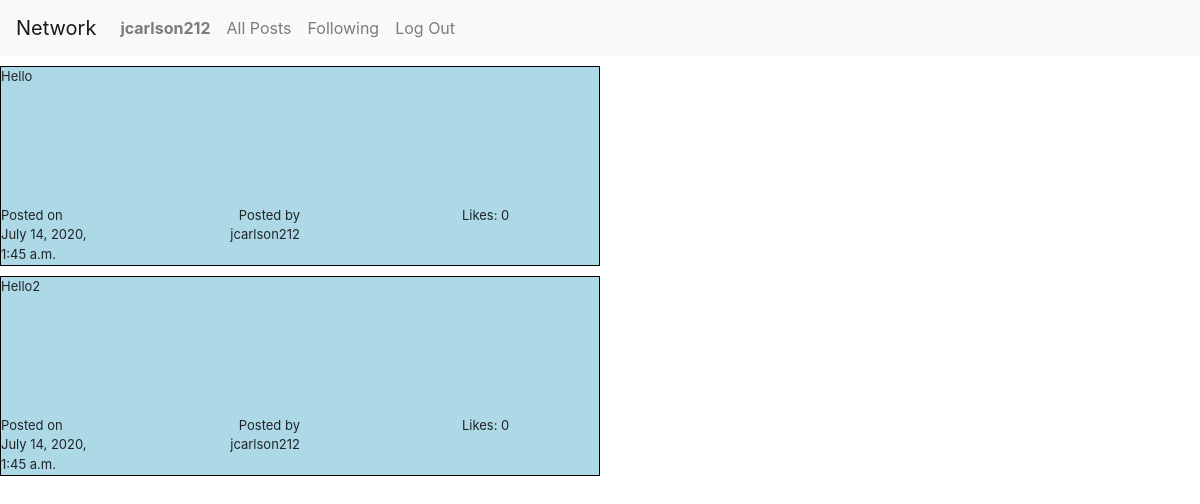
Page /profile/jcarlson212 (signed in) on the earlier database version.
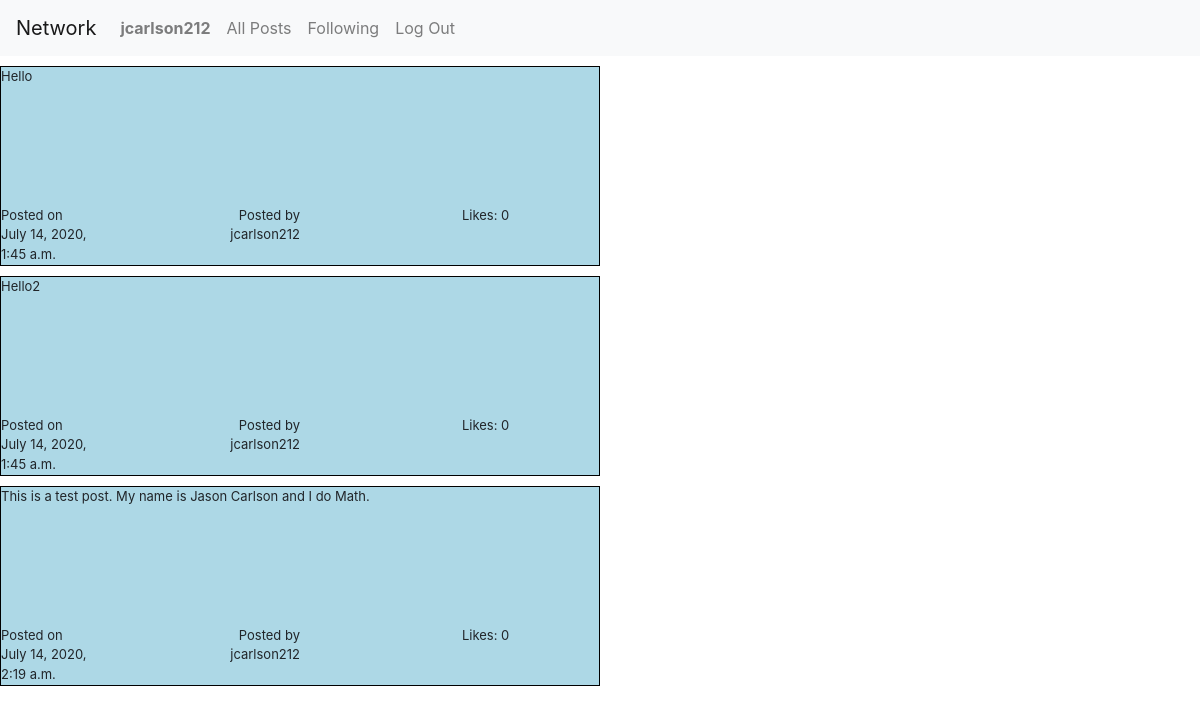
Same page on the later database version.
### network/models.py (models this page shows, shortened)
class User(AbstractUser):
    username = models.CharField(max_length=30, unique=True)

class Post(models.Model):
    user = models.ForeignKey(User, on_delete=models.CASCADE)
    postText = models.CharField(max_length=100)
    date = models.DateTimeField(auto_now_add=True)

### network/views.py (the view)
# urls.py: path("profile/<username>", views.profile, name="profile"),
def profile(request, username):
    user = User.objects.filter(username=username)[0]
    posts = Post.objects.filter(user=user)
    post_likes = []
    for post in posts:
        post_likes.append({ "post": post, "likes": len(Like.objects.filter(post=post))})
    currentUser = User.objects.filter(username=request.user.username)[0]
    followers = Follow.objects.filter(userTo=user)
    isFollower = False
    for follower in followers:
        if follower.userFrom == currentUser:
            isFollower = True
            break
    return render(request, "network/profile.html", {
        "username": username,
        "post_likes": post_likes,
        "currentUser": currentUser,
        "followers": followers,
        "isFollower": isFollower
    })

### network/templates/network/profile.html (shortened to what this page needs)
{% extends "network/layout.html" %}
{% block body %}
    {% for post_like in post_likes %}
        <div class="post">
            <div class="post-body">
                {{post_like.post.postText}}
            </div>
            <div class="row" style="height: 25%">
                <div class="col">
                    <div class="post-date">
                        Posted on {{ post_like.post.date }}
                    </div>
                </div>
                <div class="col">
                    <div class="post-username">
                        Posted by {{ post_like.post.user.username }}
                    </div>
                </div>
                <div class="col">
                    <div class="post-username">
                        Likes: {{ post_like.likes }}
                    </div>
                </div>
            </div>
        </div>
    {% endfor %}
{% endblock %}

### network/templates/network/layout.html (shortened to what this page needs)
{% load static %}
<!DOCTYPE html>
<html lang="en">
    <head>
        <link rel="stylesheet" href="https://stackpath.bootstrapcdn.com/bootstrap/4.4.1/css/bootstrap.min.css">
        <link href="{% static 'network/styles.css' %}" rel="stylesheet">
    </head>
    <body>
        <nav class="navbar navbar-expand-lg navbar-light bg-light">
            <a class="navbar-brand" href="#">Network</a>
            <div>
              <ul class="navbar-nav mr-auto">
                {% if user.is_authenticated %}
                    <li class="nav-item">
                        <a class="nav-link" href="{% url 'profile' user.username %}"><strong>{{ user.username }}</strong></a>
                    </li>
                {% endif %}
                <li class="nav-item">
                  <a class="nav-link" href="{% url 'index' %}">All Posts</a>
                </li>
                {% if user.is_authenticated %}
                    <li class="nav-item">
                        <a class="nav-link" href="#">Following</a>
                    </li>
                    <li class="nav-item">
                        <a class="nav-link" href="{% url 'logout' %}">Log Out</a>
                    </li>
                {% endif %}
              </ul>
            </div>
          </nav>
        <div class="body">
            {% block body %}
            {% endblock %}
        </div>
    </body>
</html>

### network/static/network/styles.css (style rules this page uses)
.post { height: 200px; width: 50%; border-color: black; border-width: 1px; border-style: solid; background-color: lightblue; margin-top: 10px; }
.post > .post-body { width: 100%; height: 70%; text-align: left; font-size: small; }
.col > .post-date { width: 50%; text-align: left; font-size: small; }
.col > .post-username { width: 50%; text-align: right; font-size: small; }

Differences in the rows shown:
added Post: post.postText "This is a test post. My name is Jason Carlson and I do Math.", post "July 14, 2020, 2:19 a.m.", post.user.username "jcarlson212", likes "0"
